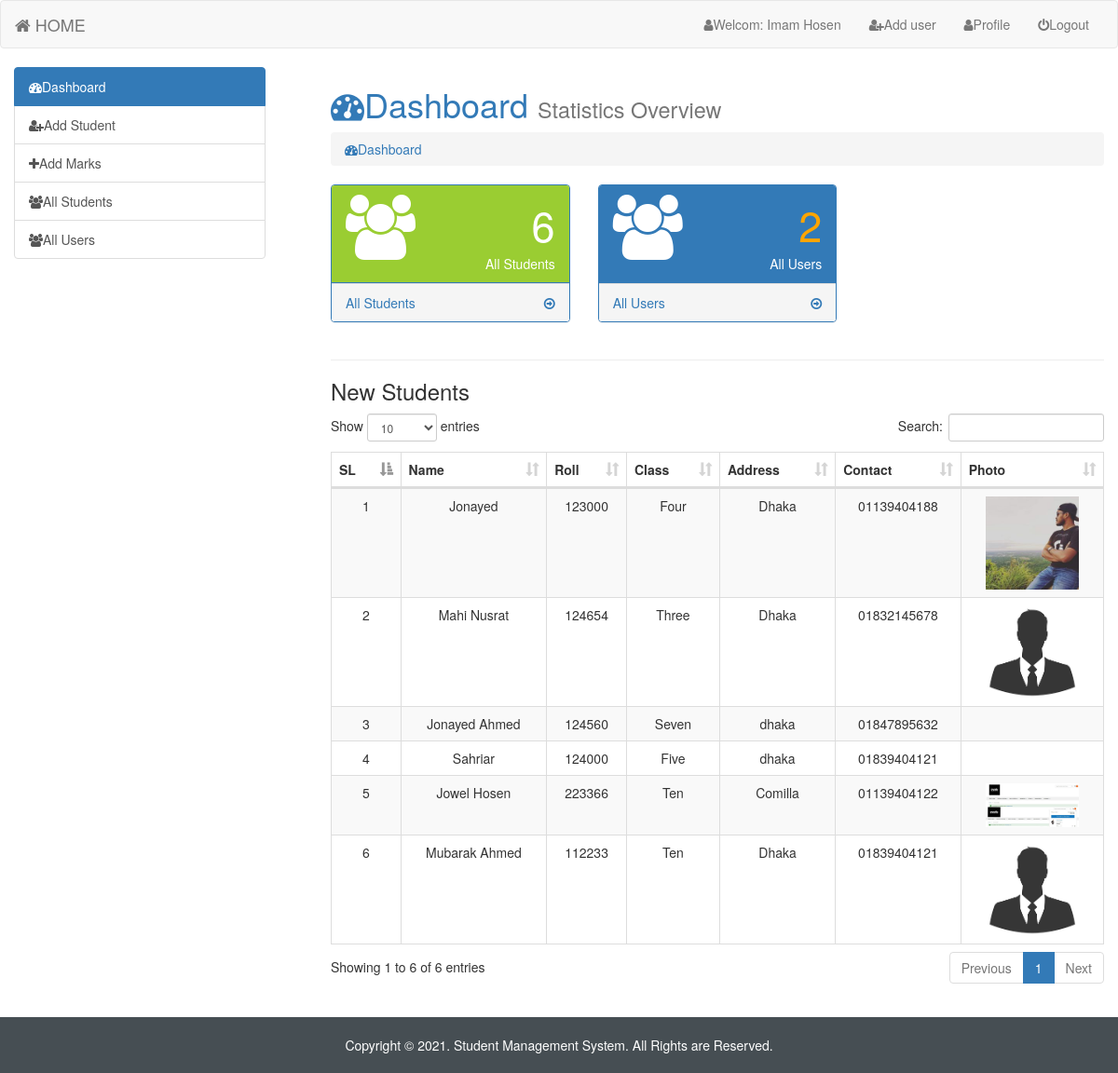
Screenshot of /admin/index.php (signed in) with the database file from the repository.
### tables this page shows
CREATE TABLE `student_info` (
  `id` int(11) NOT NULL,
  `name` varchar(50) NOT NULL,
  `roll` int(6) NOT NULL,
  `class` varchar(30) NOT NULL,
  `city` varchar(50) NOT NULL,
  `pcontact` varchar(11) NOT NULL,
  `photo` varchar(70) NOT NULL
);

### admin/dashboard.php (the view)
<?php
require_once('dbcon.php');
?>
<ol>
<h1 class="text-primary"><i class="fa fa-dashboard"></i>Dashboard <small> Statistics Overview </small></h1>
    <ol class="breadcrumb">
  <li><a href="#"><i class="fa fa-dashboard"></i>Dashboard</a></li>
</ol>
    <?php
    $count_student = $con->query("SELECT * FROM `student_info`");
      $total_students = mysqli_num_rows($count_student);
      $count_user = $con->query("SELECT * FROM `users`");
      $total_users = mysqli_num_rows($count_user);
    ?>
<div class="row">
    <div class="col-sm-4">
        <div class="panel panel-primary">
            <div class="panel-heading"  style="background-color:yellowgreen">
              <div class="row">
                  <div class="col-xs-3">
                      <i class="fa fa-users fa-5x"></i>
                  </div>
                  <div class="col-xs-9">
                      <div class="pull-right" style="font-size: 45px;"><?php echo $total_students; ?></div>
                      <div class="clearfix"></div>
                      <div class="pull-right">All Students</div>
                  </div>
              </div>
            </div>
          <a href="index.php?page=all_students">
          <div class="panel-footer">
             <span class="pull-left">All Students</span>
             <span class="pull-right"><i class="fa fa-arrow-circle-o-right"></i></span>
             <div class="clearfix"></div>
            </div>
          </a>
        </div>
    </div>
    <div class="col-sm-4">
        <div class="panel panel-primary">
            <div class="panel-heading">
              <div class="row">
                  <div class="col-xs-3">
                      <i class="fa fa-users fa-5x"></i>
                  </div>
                  <div class="col-xs-9">
                      <div class="pull-right" style="font-size: 45px; color:orange"><?php echo $total_users; ?></div>
                      <div class="clearfix"></div>
                      <div class="pull-right">All Users</div>
                  </div>
              </div>
            </div>
          <a href="index.php?page=all_users">
          <div class="panel-footer">
             <span class="pull-left">All Users</span>
             <span class="pull-right"><i class="fa fa-arrow-circle-o-right"></i></span>
             <div class="clearfix"></div>
            </div>
          </a>
        </div>
    </div>
</div>
      <hr>
      <h3>New Students</h3>
      <div class="table-responsive" >
      <table class="table table-bordered table-hover table-striped" style="text-align: center;" id="data">
        <thead style="text-align: center;" >
          <tr>
            <th>SL</th>
            <th>Name</th>
            <th>Roll</th>
            <th>Class</th>
            <th>Address</th>
            <th>Contact</th>
            <th>Photo</th>
          </tr>
        </thead>
        <tbody>
      <?php
      $std_data = $con->query("SELECT * FROM `student_info`");
      $sl = 0;
      while ($data = mysqli_fetch_assoc($std_data)){  ?>
          <tr>
            <td><?php echo ++$sl; ?></td>
            <td><?php echo $data['name']; ?></td>
            <td><?php echo $data['roll']; ?></td>
            <td><?php echo $data['class']; ?></td>
            <td><?php echo $data['city']; ?></td>
            <td><?php echo $data['pcontact']; ?></td>
            <td> <img src="./student_images/<?php echo $data['photo']; ?>" style="width: 100px;" alt=""> </td>
          </tr>
          <?php } ?>
        </tbody>
      </table>
      </div>
    </div>

### admin/index.php (shortened to what this page needs)
<!DOCTYPE html>
<html lang="en">
<head>
  <link rel="stylesheet" href="https://maxcdn.bootstrapcdn.com/bootstrap/3.3.7/css/bootstrap.min.css">
  <link rel="stylesheet" href="https://stackpath.bootstrapcdn.com/font-awesome/4.7.0/css/font-awesome.min.css">
  <link rel="stylesheet" type="text/css" href="style.css">
  <link rel="stylesheet" type="text/css" href="../css/dataTables.bootstrap.min.css">
</head>
<body>
  <nav class="navbar navbar-default">
    <div class="container-fluid">
      <div class="navbar-header">
        <a class="navbar-brand" href="index.php"> <i  class="fa fa-home"></i> HOME</a>
      </div>
      <div class="collapse navbar-collapse" id="bs-example-navbar-collapse-1">
        <ul class="nav navbar-nav navbar-right">
          <li><a href=""><i class="fa fa-user"></i>Welcom: Imam Hosen</a></li>
          <li><a href="registation.php"><i class="fa fa-user-plus"></i>Add user</a></li>
          <li><a href="index.php?page=user_profile"><i class="fa fa-user"></i>Profile</a></li>
          <li><a href="logout.php"><i class="fa fa-power-off"></i>Logout</a></li>
        </ul>
      </div>
    </div>
  </nav>
  <div class="container-fluid">
    <div class="row">
      <div class="col-sm-3">
        <div class="list-group">
          <a href="index.php?page=dashboard" class="list-group-item active"><i class="fa fa-dashboard"></i>Dashboard</a>
          <a href="index.php?page=add_student" class="list-group-item"><i class="fa fa-user-plus"></i>Add Student</a>
          <a href="index.php?page=marks" class="list-group-item"><i class="fa fa-plus"></i>Add Marks</a>
          <a href="index.php?page=all_students" class="list-group-item"><i class="fa fa-users"></i>All Students</a>
          <a href="index.php?page=all_users" class="list-group-item"><i class="fa fa-users"></i>All Users</a>
        </div>
      </div>
      <div class="col-sm-9">
        <div class="content">
          <?php
          if (isset($_GET['page'])) {
            $pages = $_GET['page'] . '.php';
          } else {
            $pages = "dashboard.php";
          }
          if (file_exists($pages)) {
            require_once($pages);
          } else {
            require_once('404.php');
          }
          ?>
        </div>
      </div>
    </div>
    <footer class="footer-area">
      <p>Copyright &COPY 2021. Student Management System. All Rights are Reserved.</p>
    </footer>
</body>
</html>

### admin/style.css (style rules this page uses)
.content { min-height: 570px; }
.footer-area { background: #464e53; text-align: center; padding: 20px 0; color: #fff; margin-top: 20px; }
.footer-area p { margin: 0; }

### rows the page displays
student_info: name "Jonayed", roll "123000", class "Four", city "Dhaka", pcontact "01139404188", photo (picture)
student_info: name "Mahi Nusrat", roll "124654", class "Three", city "Dhaka", pcontact "01832145678", photo (picture)
student_info: name "Jonayed Ahmed", roll "124560", class "Seven", city "dhaka", pcontact "01847895632"
student_info: name "Sahriar", roll "124000", class "Five", city "dhaka", pcontact "01839404121"
student_info: name "Jowel Hosen", roll "223366", class "Ten", city "Comilla", pcontact "01139404122", photo (picture)
student_info: name "Mubarak Ahmed", roll "112233", class "Ten", city "Dhaka", pcontact "01839404121", photo (picture)

### other values shown
$total_students "6"
$total_users "2"
